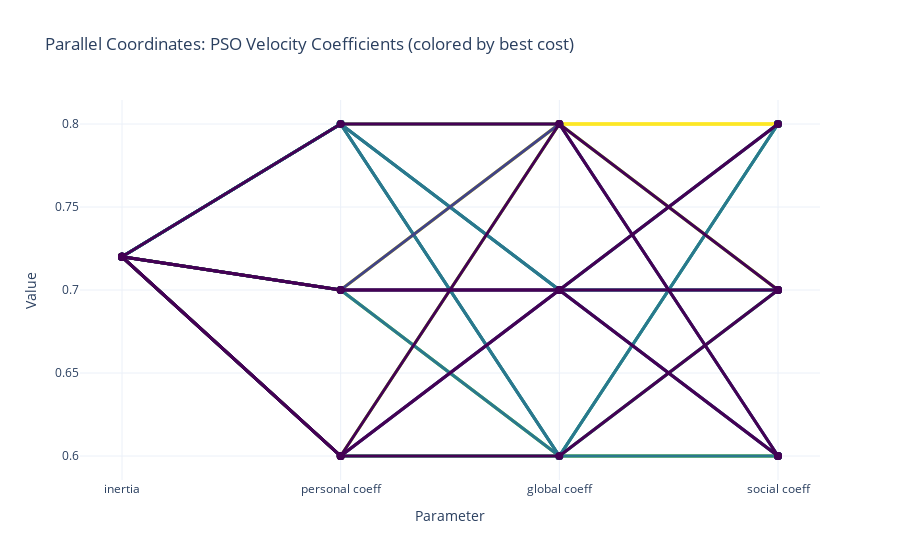

Notebook source saved alongside this figure:
### Code cell
# Draw parallel coordinates for w_inertia, c_personal, c_social, c_global
# Each line represents a row from the previous table, colored by best cost (darker = better)
# If two lines coincide, the darker color (lower cost) should be drawn on top
import plotly.graph_objects as go
import pandas as pd

def plot_parallel_coords(table_df):
    # Use only the required columns
    axes = ['inertia', 'personal coeff', 'global coeff', 'social coeff']
    color_col = 'bin color'
    cost_col = 'best cost'
    # Sort so that lower cost (darker) is plotted last (on top)
    # Viridis: lower cost = lower bin = darker color
    # To ensure darker lines are on top, plot lightest (highest cost) first, darkest (lowest cost) last
    table_df_sorted = table_df.sort_values(cost_col, ascending=False).reset_index(drop=True)
    fig = go.Figure()
    for i, row in table_df_sorted.iterrows():
        y = [row[a] for a in axes]
        color = row[color_col]
        fig.add_trace(go.Scatter(
            x=axes,
            y=y,
            mode='lines+markers',
            line=dict(color=color, width=3),
            marker=dict(color=color, size=8),
            name=f"best_cost={row[cost_col]:.2f}",
            showlegend=False
        ))
    fig.update_layout(
        title="Parallel Coordinates: PSO Velocity Coefficients (colored by best cost)",
        xaxis_title="Parameter",
        yaxis_title="Value",
        template="plotly_white"
    )
    fig.update_xaxes(type='category')
    fig.show()

# Try to find the last table_df in scope (from previous cell)
if 'table_df' in locals() and not table_df.empty:
    plot_parallel_coords(table_df)
else:
    print("Run the previous cell to generate the table first.")

### Figure 1 — Plotly figure (JSON) as saved in the notebook; plotly's stock layout.template omitted (floating-point values rounded to 4 significant figures)
{"data": [{"line": {"color": "#fde725", "width": 3}, "marker": {"color": "#fde725", "size": 8}, "mode": "lines+markers", "name": "best_cost=0.55", "showlegend": false, "type": "scatter", "x": ["inertia", "personal coeff", "global coeff", "social coeff"], "y": [0.72, 0.8, 0.8, 0.8]}, {"line": {"color": "#fde725", "width": 3}, "marker": {"color": "#fde725", "size": 8}, "mode": "lines+markers", "name": "best_cost=0.52", "showlegend": false, "type": "scatter", "x": ["inertia", "personal coeff", "global coeff", "social coeff"], "y": [0.72, 0.7, 0.8, 0.8]}, {"line": {"color": "#fde725", "width": 3}, "marker": {"color": "#fde725", "size": 8}, "mode": "lines+markers", "name": "best_cost=0.50", "showlegend": false, "type": "scatter", "x": ["inertia", "personal coeff", "global coeff", "social coeff"], "y": [0.72, 0.6, 0.8, 0.8]}, {"line": {"color": "#fde725", "width": 3}, "marker": {"color": "#fde725", "size": 8}, "mode": "lines+markers", "name": "best_cost=0.49", "showlegend": false, "type": "scatter", "x": ["inertia", "personal coeff", "global coeff", "social coeff"], "y": [0.72, 0.7, 0.8, 0.7]}, {"line": {"color": "#7ad151", "width": 3}, "marker": {"color": "#7ad151", "size": 8}, "mode": "lines+markers", "name": "best_cost=0.48", "showlegend": false, "type": "scatter", "x": ["inertia", "personal coeff", "global coeff", "social coeff"], "y": [0.72, 0.7, 0.6, 0.7]}, {"line": {"color": "#7ad151", "width": 3}, "marker": {"color": "#7ad151", "size": 8}, "mode": "lines+markers", "name": "best_cost=0.48", "showlegend": false, "type": "scatter", "x": ["inertia", "personal coeff", "global coeff", "social coeff"], "y": [0.72, 0.7, 0.6, 0.6]}, {"line": {"color": "#7ad151", "width": 3}, "marker": {"color": "#7ad151", "size": 8}, "mode": "lines+markers", "name": "best_cost=0.48", "showlegend": false, "type": "scatter", "x": ["inertia", "personal coeff", "global coeff", "social coeff"], "y": [0.72, 0.6, 0.6, 0.6]}, {"line": {"color": "#7ad151", "width": 3}, "marker": {"color": "#7ad151", "size": 8}, "mode": "lines+markers", "name": "best_cost=0.48", "showlegend": false, "type": "scatter", "x": ["inertia", "personal coeff", "global coeff", "social coeff"], "y": [0.72, 0.6, 0.8, 0.7]}, {"line": {"color": "#22a884", "width": 3}, "marker": {"color": "#22a884", "size": 8}, "mode": "lines+markers", "name": "best_cost=0.47", "showlegend": false, "type": "scatter", "x": ["inertia", "personal coeff", "global coeff", "social coeff"], "y": [0.72, 0.6, 0.6, 0.8]}, {"line": {"color": "#22a884", "width": 3}, "marker": {"color": "#22a884", "size": 8}, "mode": "lines+markers", "name": "best_cost=0.47", "showlegend": false, "type": "scatter", "x": ["inertia", "personal coeff", "global coeff", "social coeff"], "y": [0.72, 0.8, 0.6, 0.8]}, {"line": {"color": "#22a884", "width": 3}, "marker": {"color": "#22a884", "size": 8}, "mode": "lines+markers", "name": "best_cost=0.47", "showlegend": false, "type": "scatter", "x": ["inertia", "personal coeff", "global coeff", "social coeff"], "y": [0.72, 0.8, 0.7, 0.8]}, {"line": {"color": "#2a788e", "width": 3}, "marker": {"color": "#2a788e", "size": 8}, "mode": "lines+markers", "name": "best_cost=0.46", "showlegend": false, "type": "scatter", "x": ["inertia", "personal coeff", "global coeff", "social coeff"], "y": [0.72, 0.8, 0.8, 0.6]}, {"line": {"color": "#2a788e", "width": 3}, "marker": {"color": "#2a788e", "size": 8}, "mode": "lines+markers", "name": "best_cost=0.46", "showlegend": false, "type": "scatter", "x": ["inertia", "personal coeff", "global coeff", "social coeff"], "y": [0.72, 0.8, 0.6, 0.7]}, {"line": {"color": "#2a788e", "width": 3}, "marker": {"color": "#2a788e", "size": 8}, "mode": "lines+markers", "name": "best_cost=0.46", "showlegend": false, "type": "scatter", "x": ["inertia", "personal coeff", "global coeff", "social coeff"], "y": [0.72, 0.8, 0.6, 0.6]}, {"line": {"color": "#2a788e", "width": 3}, "marker": {"color": "#2a788e", "size": 8}, "mode": "lines+markers", "name": "best_cost=0.45", "showlegend": false, "type": "scatter", "x": ["inertia", "personal coeff", "global coeff", "social coeff"], "y": [0.72, 0.8, 0.7, 0.7]}, {"line": {"color": "#2a788e", "width": 3}, "marker": {"color": "#2a788e", "size": 8}, "mode": "lines+markers", "name": "best_cost=0.44", "showlegend": false, "type": "scatter", "x": ["inertia", "personal coeff", "global coeff", "social coeff"], "y": [0.72, 0.7, 0.7, 0.7]}, {"line": {"color": "#2a788e", "width": 3}, "marker": {"color": "#2a788e", "size": 8}, "mode": "lines+markers", "name": "best_cost=0.44", "showlegend": false, "type": "scatter", "x": ["inertia", "personal coeff", "global coeff", "social coeff"], "y": [0.72, 0.8, 0.7, 0.6]}, {"line": {"color": "#2a788e", "width": 3}, "marker": {"color": "#2a788e", "size": 8}, "mode": "lines+markers", "name": "best_cost=0.44", "showlegend": false, "type": "scatter", "x": ["inertia", "personal coeff", "global coeff", "social coeff"], "y": [0.72, 0.7, 0.6, 0.8]}, {"line": {"color": "#414487", "width": 3}, "marker": {"color": "#414487", "size": 8}, "mode": "lines+markers", "name": "best_cost=0.43", "showlegend": false, "type": "scatter", "x": ["inertia", "personal coeff", "global coeff", "social coeff"], "y": [0.72, 0.6, 0.7, 0.8]}, {"line": {"color": "#414487", "width": 3}, "marker": {"color": "#414487", "size": 8}, "mode": "lines+markers", "name": "best_cost=0.43", "showlegend": false, "type": "scatter", "x": ["inertia", "personal coeff", "global coeff", "social coeff"], "y": [0.72, 0.6, 0.7, 0.6]}, {"line": {"color": "#414487", "width": 3}, "marker": {"color": "#414487", "size": 8}, "mode": "lines+markers", "name": "best_cost=0.43", "showlegend": false, "type": "scatter", "x": ["inertia", "personal coeff", "global coeff", "social coeff"], "y": [0.72, 0.7, 0.8, 0.6]}, {"line": {"color": "#440154", "width": 3}, "marker": {"color": "#440154", "size": 8}, "mode": "lines+markers", "name": "best_cost=0.42", "showlegend": false, "type": "scatter", "x": ["inertia", "personal coeff", "global coeff", "social coeff"], "y": [0.72, 0.7, 0.7, 0.6]}, {"line": {"color": "#440154", "width": 3}, "marker": {"color": "#440154", "size": 8}, "mode": "lines+markers", "name": "best_cost=0.42", "showlegend": false, "type": "scatter", "x": ["inertia", "personal coeff", "global coeff", "social coeff"], "y": [0.72, 0.6, 0.8, 0.6]}, {"line": {"color": "#440154", "width": 3}, "marker": {"color": "#440154", "size": 8}, "mode": "lines+markers", "name": "best_cost=0.41", "showlegend": false, "type": "scatter", "x": ["inertia", "personal coeff", "global coeff", "social coeff"], "y": [0.72, 0.6, 0.7, 0.7]}, {"line": {"color": "#440154", "width": 3}, "marker": {"color": "#440154", "size": 8}, "mode": "lines+markers", "name": "best_cost=0.41", "showlegend": false, "type": "scatter", "x": ["inertia", "personal coeff", "global coeff", "social coeff"], "y": [0.72, 0.8, 0.8, 0.7]}, {"line": {"color": "#440154", "width": 3}, "marker": {"color": "#440154", "size": 8}, "mode": "lines+markers", "name": "best_cost=0.41", "showlegend": false, "type": "scatter", "x": ["inertia", "personal coeff", "global coeff", "social coeff"], "y": [0.72, 0.6, 0.6, 0.7]}, {"line": {"color": "#440154", "width": 3}, "marker": {"color": "#440154", "size": 8}, "mode": "lines+markers", "name": "best_cost=0.40", "showlegend": false, "type": "scatter", "x": ["inertia", "personal coeff", "global coeff", "social coeff"], "y": [0.72, 0.7, 0.7, 0.8]}], "layout": {"title": {"text": "Parallel Coordinates: PSO Velocity Coefficients (colored by best cost)"}, "xaxis": {"title": {"text": "Parameter"}, "type": "category"}, "yaxis": {"title": {"text": "Value"}}}}
